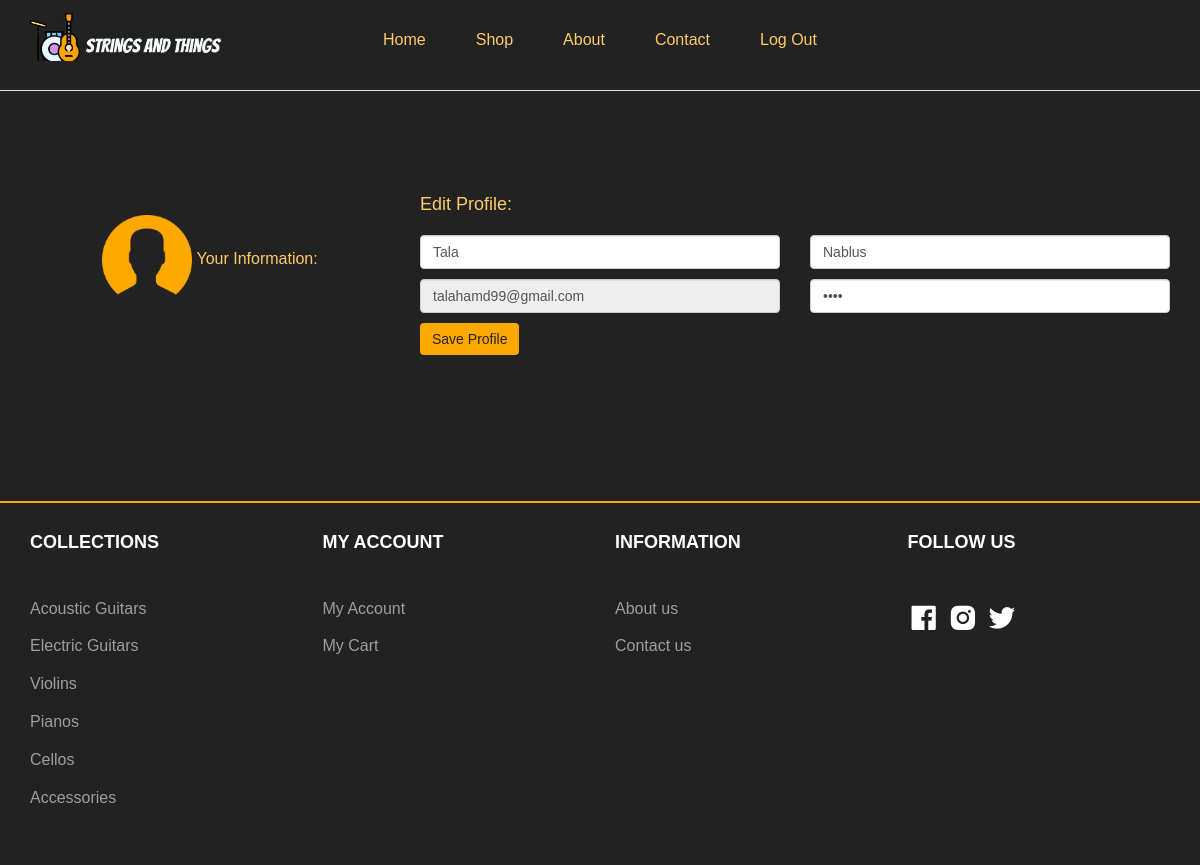
The page /html/UserInfo.php (signed in) on the database its author committed.
### tables this page shows
CREATE TABLE `user` (
  `user_id` int(3) NOT NULL,
  `user_email` varchar(20) NOT NULL,
  `user_pw` varchar(20) NOT NULL,
  `user_name` varchar(20) NOT NULL,
  `user_add` varchar(20) NOT NULL,
  `user_type` char(1) NOT NULL,
  `visa_id` int(3) DEFAULT NULL
);

### html/UserInfo.php (the view, shortened to what this page needs)
<?php
$connection = mysqli_connect('localhost', 'root', '');
$user_email = $_SESSION['user_email_s'];
    if(isset($_POST['SaveProfile']))
    {
    $user_name_u = $_POST['SaveUserName'];
    $user_add_u = $_POST['SaveUserAddress'];
    $user_email_u = $_POST['SaveUserEmail'];
    $user_pw_u = $_POST['SaveUserPassword'];
    $query = "UPDATE `user` SET `user_name` = '$user_name_u', `user_add` = '$user_add_u', `user_email` = '$user_email_u',`user_pw` = '$user_pw_u'WHERE `user_email`='$user_email'";
    $query_run = mysqli_query($connection, $query);
    $query = "SELECT * FROM user WHERE user_email= '$user_email'";
    $query_run = mysqli_query($connection, $query);
    if (mysqli_num_rows($query_run) > 0) {
        $row = mysqli_fetch_assoc($query_run);
    }
     }
else{
    $query = "SELECT * FROM user WHERE user_email= '$user_email'";
    $query_run = mysqli_query($connection, $query);
    if (mysqli_num_rows($query_run) > 0) {
        $row = mysqli_fetch_assoc($query_run);
    }
}
?>
<!doctype html>
<html class="no-js" lang="en">
<head>
  <link rel="stylesheet" href="../css/HomeCSS/font-awesome.min.css">
  <link rel="stylesheet" href="../css/HomeCSS/linearicons.css">
  <link href='https://cdn.jsdelivr.net/npm/boxicons@2.0.5/css/boxicons.min.css' rel='stylesheet'>
  <link rel="stylesheet" href="../css/HomeCSS/animate.css">
  <link rel="stylesheet" href="../css/HomeCSS/owl.carousel.min.css">
  <link rel="stylesheet" href="../css/HomeCSS/owl.theme.default.min.css">
  <link rel="stylesheet" href="../css/HomeCSS/bootstrap.min.css">
  <link rel="stylesheet" href="../css/HomeCSS/bootsnav.css" >
  <link rel="stylesheet" href="../css/HomeCSS/style.css">
  <link rel="stylesheet" href="../css/HomeCSS/responsive.css">
  <link rel="stylesheet" href="../css/HomeCSS/Depstyle.css">
  <link rel="stylesheet" href="../css/AboutCSS/main.css">
  <link rel="stylesheet" href="../css/AboutCSS/util.css">
  <link rel="stylesheet" href="../css/HomeCSS/UserInfo.css">
</head>
<body>
<header id="home" class="welcome-hero" style="background-color: rgb(34,34,34);">
    <div class="top-area" tyle="background-color: rgb(34,34,34);">
        <div class="header-area" style="background-color: rgb(34,34,34);">
            <nav style="background-color: rgb(34,34,34);" class="navbar navbar-default bootsnav  navbar-sticky navbar-scrollspy"  data-minus-value-desktop="70" data-minus-value-mobile="55" data-speed="1000" style="background-color: rgb(34,34,34);">
                <div class="container" style="background-color: rgb(34,34,34); height:90px;" >
                    <div class="attr-nav" style="background-color: rgb(34,34,34);">
                        <ul>
                            <li class="search">
                                <a href="#"><span class="lnr lnr-magnifier"></span></a>
                            </li>
                            <li class="nav-user">
                                <a href="UserInfo.php"><span class="lnr lnr-user"></span></a>
                            </li>
                            <li class="dropdown">
                                <a href="ShoppingCart.php" class="dropdown-toggle" data-toggle="dropdown" >
                                    <span class="lnr lnr-cart"></span>
                                </a>
                            </li>
                        </ul>
                    </div>
                    <div class="navbar-header" style="background-color: rgb(34,34,34);">
                        <a  href="#" class="header-logo" style="background-color: rgb(34,34,34); height:10px;">
                            <img src="../Images/logo/logo.png" alt="Strings and Things' logo" width="200" height="30">
                        </a>
                    </div>
                    <div class="collapse navbar-collapse menu-ui-design" id="navbar-menu" style="background-color: rgb(34,34,34);">
                        <ul class="nav navbar-nav navbar-center" data-in="fadeInDown" data-out="fadeOutUp" style="background-color: rgb(34,34,34); color:rgb(254 203 102)">
                            <li><a href="Home.php" style="color:rgb(254 203 102)">Home</a></li>
                            <li><a href="#populer-products" style="color:rgb(254 203 102)">Shop</a></li>
                            <li><a href="About.php" style="color:rgb(254 203 102)">About</a></li>
                            <li><a href="Contact.php" style="color:rgb(254 203 102)">Contact</a></li>
                            <li><a href="SignIn&SignUp.php" style="color:rgb(254 203 102)">Log Out</a></li>
                        </ul>
                    </div>
                </div>
            </nav>
        </div>
    </div>
    <form action="UserInfo.php" method="post">
  <section class="bg0 p-t-75 p-b-75" style="background-color: rgb(34,34,34);">
    <div class="container">
      <div class="row p-t-100 p-b-1">
            <div class="container bg-rounded bg-color mt-5">
              <div class="row">
                <div class="col-md-4 border-right p-t-40">
                  <div class="d-flex flex-column align-items-center text-center p-3 py-5"><img src="../Images/Icons/user.png" width="90"><span style="color:RGB(254,203,102);"> Your Information: </span></div>
                </div>
                <div class="col-md-8">
                  <div class="p-3 py-5">
                    <div class="d-flex justify-content-between align-items-center mb-3">
                      <h6 class="text-left p-b-20 p-t-20" style="color:RGB(254,203,102);">Edit Profile:</h6>
                    </div>
                    <div class="row mt-2" >
                      <div class="col-md-6 m-b-10"><input type="text" class="form-control" placeholder="Username" value="<?php echo $row['user_name']; ?>" name="SaveUserName"></div>
                      <div class="col-md-6 m-b-10"><input type="text" class="form-control" placeholder="Address" value="<?php echo $row['user_add']; ?>" name="SaveUserAddress"></div>
                    </div>
                    <div class="row mt-3 ">
                      <div class="col-md-6 m-b-10"><input type="text" class="form-control" placeholder="Email" readonly value="<?php echo $row['user_email']; ?>" name="SaveUserEmail"></div>
                      <div class="col-md-6 m-b-10"><input type="password" class="form-control" placeholder="Password" value="<?php echo $row['user_pw']; ?>"  name="SaveUserPassword" ></div>
                    </div>
                    <input id="saveProfile" class="mt-5 text-left btn btn-primary profile-button" type="submit" name="SaveProfile" value="Save Profile"/>
                      </form>
</header>
<section id="container-footer"  class="container-footer">
    <div class="container">
        <div class="hm-footer-details">
            <div class="row">
                <div class=" col-md-3 col-sm-6 col-xs-12">
                    <div class="hm-footer-widget">
                        <div class="hm-foot-title">
                            <h4>COLLECTIONS</h4>
                        </div>
                        <div class="hm-foot-menu">
                            <ul>
                                <li><a href="Acoustic Guitars.php">Acoustic Guitars</a></li>
                                <li><a href="Electric Guitars.php">Electric Guitars</a></li>
                                <li><a href="Violins.php">Violins</a></li>
                                <li><a href="Pianos.php">Pianos</a></li>
                                <li><a href="Cellos.php">Cellos</a></li>
                                <li><a href="Accessories.php">Accessories </a></li>
                            </ul>
                        </div>
                    </div>
                </div>
                <div class=" col-md-3 col-sm-6 col-xs-12">
                    <div class="hm-footer-widget">
                        <div class="hm-foot-title">
                            <h4>MY ACCOUNT</h4>
                        </div>
                        <div class="hm-foot-menu">
                            <ul>
                                <li><a href="#">My Account</a></li>
                                <li><a href="../html/ShoppingCart.php">My Cart</a></li>
                            </ul>
                        </div>
                    </div>
                </div>
                <div class=" col-md-3 col-sm-6 col-xs-12">
                    <div class="hm-footer-widget">
                        <div class="hm-foot-title">
                            <h4>INFORMATION</h4>
                        </div>
                        <div class="hm-foot-menu">
                            <ul>
                                <li><a href="../html/About.php">About us</a></li>
                                <li><a href="../html/Contact.php">Contact us</a></li>
                            </ul>
                        </div>
                    </div>
                </div>
                <div class=" col-md-3 col-sm-6 col-xs-12">
                    <div class="hm-footer-widget">
                        <div class="hm-foot-title">
                            <h4>FOLLOW US</h4>
                        </div>
                        <a href="https://www.facebook.com/tala.hamad.99" target="_blank"class="footer__social"><i class="bx bxl-facebook-square"></i></a>
                        <a href="https://www.instagram.com/" class="footer__social" target="_blank"><i class="bx bxl-instagram-alt"></i></a>
                        <a href="https://twitter.com/talahamad21" class="footer__social" target="_blank"><i class="bx bxl-twitter"></i></a>
                    </div>
                </div>
            </div>
        </div>
    </div>
</section>
</body>
</html>

### css/HomeCSS/bootsnav.css (style rules this page uses)
nav.bootsnav .container { position: relative; }
nav.navbar.bootsnav { margin-bottom: 0; -moz-border-radius: 0px; -webkit-border-radius: 0px; -o-border-radius: 0px; border-radius: 0px; background-color: #fff; border: none; border-bottom: solid 1px #e0e0e0; z-index: 9; }
nav.navbar.bootsnav ul.nav > li > a { color: #6f6f6f; background-color: transparent; outline: none; margin-bottom: -2px; }
.attr-nav { float: right; display: inline-block; margin-left: 13px; margin-right: -15px; }
.attr-nav > ul { padding: 0; margin: 0 0 -7px 0; list-style: none; display: inline-block; }
.attr-nav > ul > li { float: left; display: block; }
.attr-nav > ul > li > a { color: #6f6f6f; display: block; padding: 28px 15px; position: relative; }
body { -webkit-transition: all 0.3s ease-in-out; -moz-transition: all 0.3s ease-in-out; -o-transition: all 0.3s ease-in-out; -ms-transition: all 0.3s ease-in-out; transition: all 0.3s ease-in-out; }
.wrap-sticky nav.navbar.bootsnav { position: absolute; width: 100%; left: 0; top: 0; }
@media (min-width: 1024px) { nav.navbar.bootsnav ul.nav > li > a { padding: 30px 15px; font-weight: 600; } }
@media (min-width: 1024px) { nav.navbar.bootsnav.menu-center .container { position: relative; } }
@media (min-width: 1024px) { nav.navbar.bootsnav.menu-center ul.nav.navbar-center { float:none; margin: 0 auto; display: table; table-layout: fixed; } }
@media (min-width: 1024px) { nav.navbar.bootsnav.menu-center .navbar-header, nav.navbar.bootsnav.menu-center .attr-nav { position: absolute; } }
@media (min-width: 1024px) { nav.navbar.bootsnav.menu-center .attr-nav { right: 15px; } }

### css/HomeCSS/style.css (style rules this page uses)
* { padding: 0; margin: 0; }
* { -webkit-box-sizing:border-box; -moz-box-sizing:border-box; -o-box-sizing:border-box; -ms-box-sizing:border-box; box-sizing:border-box; }
body { font-family: 'Roboto', sans-serif; font-size:16px; color:#a09e9c; background: rgb(34,34,34); text-decoration: none; max-width:1920px; margin:0 auto; overflow-x:hidden; }
a,a:hover,a:active,a:focus { display:inline-block; text-decoration:none; color: #616060; font-size:16px; padding:0; font-weight: 500; }
h1,h2,h3,h4,h5,h6 { margin: 0; color:#5f5b57; font-size: 18px; font-weight: 500; }
img { border:none;max-width:100%; height:auto; }
ul { padding: 0; margin: 0 auto; list-style: none; }
ul li { list-style: none; }
select,input,textarea,button { box-shadow:none;outline:0!important; }
html,body { height: 100%; }
nav.navbar.bootsnav { background-color: rgb(34,34,34); }
.header-logo { margin-top: 12px; margin-bottom: 12px; }
nav.navbar.bootsnav ul.nav > li > a { color: #616060; font-size: 16px; font-weight: 500; text-transform: capitalize; -webkit-transition: 0.3s linear; -moz-transition: 0.3s linear; -ms-transition: 0.3s linear; -o-transition: 0.3s linear; transition: 0.3s linear; }
nav.navbar.bootsnav ul.nav > li > a { padding: 30px 25px; }
.menu-ui-design { overflow-y:scroll;height: 300px; }
.attr-nav { position: relative; top:7%; }
.attr-nav > ul > li > a { color: #616060; padding: 28px 15px; font-size: 18px; font-weight: 500; }
.welcome-hero { position: relative; z-index: 1; background: #FFFFFF; }
.header-area { position: absolute;top:0;left:0;width: 100%;z-index: 99; }
.bg0 { background-color: #fff; }
a { text-decoration: none; color: #101010FF; }
img { max-width: 100%; height: auto; }
.container-footer { margin-top: 70px; background-color: rgb(34,34,34);; padding:30px 10px 10px; border-top:2px solid #FFA900 ; }
.hm-footer-widget { margin-bottom: 30px; }
.hm-foot-title h4 { color: #FFFFFF; font-size: 18px; font-weight: 700; margin-bottom: 45px; }
.hm-foot-menu ul li a { color: #fffff0; font-size: 16px; font-weight: 400; margin-bottom: 15px; -webkit-transition: .3s; -moz-transition:.3s; -ms-transition:.3s; -o-transition:.3s; transition: .3s; }
.footer__social { color: #ffffff ; }
.footer__social { font-size: 4rem; margin-right: 0.3rem; transition: .3s; }

### css/HomeCSS/Depstyle.css (style rules this page uses)
* { font-family: 'Nunito', sans-serif; margin:0; padding:0; box-sizing: border-box; outline: none; border:none; text-decoration: none; transition: all .2s linear; text-transform:none; }
html { font-size: 50.5%; }

### css/AboutCSS/main.css (style rules this page uses)
.container { max-width: 1380px; }
@media (max-width: 1600px) { .container { max-width: 1200px; } }
.hm-foot-menu ul li a { color: #a09e9c; font-size: 16px; font-weight: 400; margin-bottom: 15px; -webkit-transition: .3s; -moz-transition:.3s; -ms-transition:.3s; -o-transition:.3s; transition: .3s; }
.bg0 { background-color: #fff; }

### rows shown on the page
user: SaveUserName "Tala", SaveUserAddress "Nablus", SaveUserEmail "talahamd99@gmail.com"
